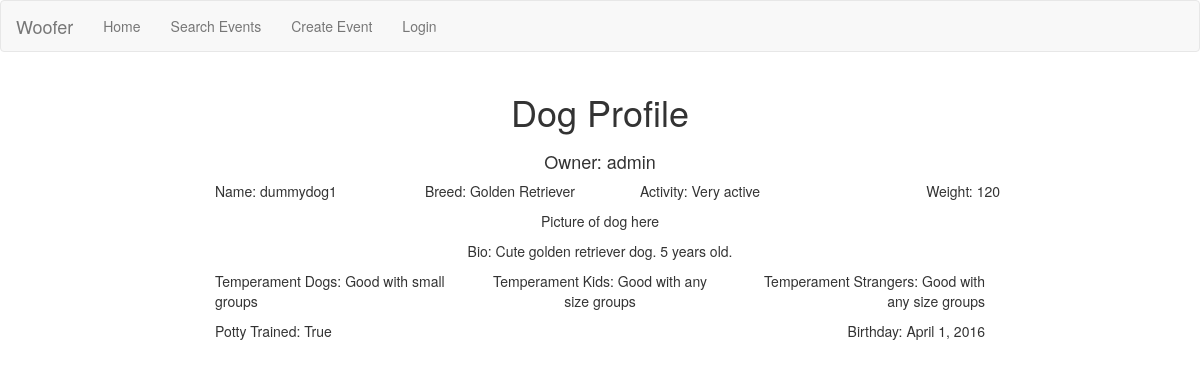
The app's page /dog_view/1/ with its own data.
### woofer/models.py (models this page shows, shortened)
class Dog(models.Model):
    id = models.AutoField(primary_key=True)
    name = models.CharField(max_length=100)
    owner = models.ForeignKey(User, on_delete=models.CASCADE)
    birthday = models.DateField(auto_now=False, auto_now_add=False, blank=True, null=True)
    weight = models.IntegerField(blank=True, null=True)
    breed = models.CharField(max_length=100, blank=True, null=True)
    potty_trained = models.BooleanField()
    bio = models.TextField(blank=True, null=True)
    LOW = 'LO'
    MEDIUM = 'MD'
    HIGH = 'HI'
    ACTIVITY_CHOICES = (
            (LOW, 'Not active'),
            (MEDIUM, 'Somewhat active'),
            (HIGH, 'Very active')
        )
    TEMPERAMENT_CHOICES = (
            (LOW, 'Prefers to be left alone'),
            (MEDIUM, 'Good with small groups'),
            (HIGH, 'Good with any size groups')
        )
    activity = models.CharField(max_length=2, choices=ACTIVITY_CHOICES)
    temperament_kids = models.CharField(max_length=2, choices=TEMPERAMENT_CHOICES)
    temperament_dogs = models.CharField(max_length=2, choices=TEMPERAMENT_CHOICES)
    temperament_strangers = models.CharField(max_length=2, choices=TEMPERAMENT_CHOICES)

### woofer/views/dog_views.py (the view)
# urls.py: url(r'^dog_view/(?P<dogid>[0-9]+)/$', dog_views.dog_view),
def dog_view(request, dogid):
    dog = Dog.objects.get(id = dogid)
    return render(request, 'woofer/dog_profile.html', { 'dog' : dog })

### woofer/templates/woofer/dog_profile.html (shortened to what this page needs)
{% extends 'woofer/pageframe.html' %}
{% block content %}
<div class="container-fluid">
    <div class="row">
        <div class="col-md-12">
            <h1 class="text-center">Dog Profile</h1>
            </div>
    </div>
    <div class="row">
        <div class="col-md-12">
            <h4 class="text-center">Owner: {{ dog.owner }}</h4>
        </div>
    </div>
    <div class="row">
        <div class="col-md-3">
            <p class="text-left">Name: {{ dog.name }}</p>
        </div>
        <div class="col-md-3">
            <p class=text-center>Breed: {{ dog.breed }}</p>
        </div>
        <div class="col-md-3">
            <p class="text-center">Activity: {{ dog.get_activity_display }}</p>
        </div>
        <div classs="col-md-3">
            <p class="text-right">Weight: {{ dog.weight }}</p>
        </div>
    </div>
    <div class="row">
        <div class="col-md-12">
            <p class="text-center">Picture of dog here</p>
        </div>
    </div>
    <div class="row">
        <div class="col-md-12">
            <p class="text-center">Bio: {{ dog.bio}}</p>
        </div>
    </div>
    <div class="row">
        <div class="col-md-4">
            <p class="text-left">Temperament Dogs: {{ dog.get_temperament_dogs_display }}</p>
        </div>
        <div class="col-md-4">
            <p class="text-center">Temperament Kids: {{ dog.get_temperament_kids_display }}</p>
        </div>
        <div class="col-md-4">
            <p class="text-right">Temperament Strangers: {{ dog.get_temperament_strangers_display }}</p>
        </div>
    </div>
    <div class="row">
        <div class="col-md-6">
            <p class="text-left">Potty Trained: {{ dog.potty_trained }}</p>
        </div>
        <div class="col-md-6">
            <p class="text-right">Birthday: {{ dog.birthday }}</p>
        </div>
    </div>
</div>
{% endblock %}

### woofer/templates/woofer/pageframe.html (shortened to what this page needs)
{% load staticfiles %}
<!DOCTYPE html>
<html lang="en">
  <head>
    <link href="https://maxcdn.bootstrapcdn.com/bootstrap/3.3.6/css/bootstrap.min.css" rel="stylesheet" type="text/css"/>
    <link href="{% static "css/main.css" %}" rel="stylesheet" type="text/css"/>
  </head>
  <body>
  <div id="wrap">
    <nav class="navbar navbar-default">
  <div class="container-fluid">
    <div class="navbar-header">
      <a class="navbar-brand" href="{% url 'index' %}">Woofer</a>
    </div>
    <div class="collapse navbar-collapse" id="bs-example-navbar-collapse-1">
      <ul class="nav navbar-nav">
        <li><a href="{% url 'index' %}">Home</a></li>
        <li><a href="{% url 'event-list' %}">Search Events</a></li>
        <li><a href="{% url 'create-event' %}">Create Event</a></li>
        {% if request.user.is_authenticated %}
          <li><p>Welcome {{ user.username }} your userid is {{ user.id }}</p></li>
          <li><a href="#">View Profile</a></li>
          <li><a href="{% url 'logout' %}">Logout</a></li>
        {% else %}
          <li><a href="{% url 'login' %}">Login</a></li>
        {% endif %}
      </ul>
    </div>
  </div>
</nav>
    <div id="content_wrap">
     {% block content %}Yo boi I'm the pageframe you should put some content in me.{% endblock %}
     </div>
  </div>
  </body>
</html>

### static/css/main.css (style rules this page uses)
#content_wrap { max-width: 800px; margin-left: auto; margin-right: auto; }

### records on screen
Dog: owner "admin", name "dummydog1", breed "Golden Retriever", activity "Very active", weight "120", bio "Cute golden retriever dog. 5 years old.", temperament_dogs "Good with small groups", temperament_kids "Good with any size groups", temperament_strangers "Good with any size groups", potty_trained "True", birthday "April 1, 2016"
